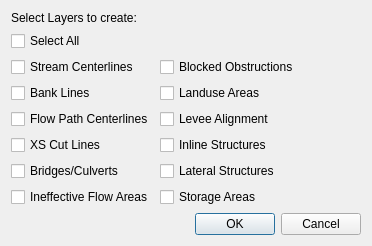
<?xml version="1.0" encoding="UTF-8"?>
<ui version="4.0">
 <class>AreaMesh</class>
 <widget class="QWidget" name="AreaMesh">
  <property name="geometry">
   <rect>
    <x>0</x>
    <y>0</y>
    <width>372</width>
    <height>242</height>
   </rect>
  </property>
  <property name="windowTitle">
   <string>Create RAS Layers and Tables</string>
  </property>
  <layout class="QGridLayout" name="gridLayout">
   <item row="2" column="0">
    <layout class="QGridLayout" name="gridLayout_2">
     <item row="3" column="0">
      <widget class="QCheckBox" name="streamChbox">
       <property name="text">
        <string>Stream Centerlines</string>
       </property>
      </widget>
     </item>
     <item row="4" column="0">
      <widget class="QCheckBox" name="bankLinesChbox">
       <property name="text">
        <string>Bank Lines</string>
       </property>
      </widget>
     </item>
     <item row="7" column="1">
      <widget class="QCheckBox" name="lateralStructChbox">
       <property name="text">
        <string>Lateral Structures</string>
       </property>
      </widget>
     </item>
     <item row="8" column="1">
      <widget class="QCheckBox" name="storageAreasChbox">
       <property name="text">
        <string>Storage Areas</string>
       </property>
      </widget>
     </item>
     <item row="6" column="0">
      <widget class="QCheckBox" name="xsCutLinesChbox">
       <property name="text">
        <string>XS Cut Lines</string>
       </property>
      </widget>
     </item>
     <item row="4" column="1">
      <widget class="QCheckBox" name="landuseChbox">
       <property name="text">
        <string>Landuse Areas</string>
       </property>
      </widget>
     </item>
     <item row="3" column="1">
      <widget class="QCheckBox" name="blockedChbox">
       <property name="text">
        <string>Blocked Obstructions</string>
       </property>
      </widget>
     </item>
     <item row="5" column="1">
      <widget class="QCheckBox" name="leveeChbox">
       <property name="text">
        <string>Levee Alignment</string>
       </property>
      </widget>
     </item>
     <item row="7" column="0">
      <widget class="QCheckBox" name="bridgesChbox">
       <property name="text">
        <string>Bridges/Culverts</string>
       </property>
      </widget>
     </item>
     <item row="5" column="0">
      <widget class="QCheckBox" name="flowPathChbox">
       <property name="text">
        <string>Flow Path Centerlines</string>
       </property>
      </widget>
     </item>
     <item row="6" column="1">
      <widget class="QCheckBox" name="inlineStructChbox">
       <property name="text">
        <string>Inline Structures</string>
       </property>
      </widget>
     </item>
     <item row="8" column="0">
      <widget class="QCheckBox" name="ineffectiveChbox">
       <property name="text">
        <string>Ineffective Flow Areas</string>
       </property>
      </widget>
     </item>
     <item row="10" column="1">
      <widget class="QDialogButtonBox" name="buttonBox">
       <property name="standardButtons">
        <set>QDialogButtonBox::Cancel|QDialogButtonBox::Ok</set>
       </property>
      </widget>
     </item>
    </layout>
   </item>
   <item row="0" column="0">
    <widget class="QLabel" name="label">
     <property name="text">
      <string>Select Layers to create:</string>
     </property>
    </widget>
   </item>
   <item row="1" column="0">
    <widget class="QCheckBox" name="allChbox">
     <property name="text">
      <string>Select All</string>
     </property>
    </widget>
   </item>
  </layout>
 </widget>
 <resources/>
 <connections/>
</ui>
